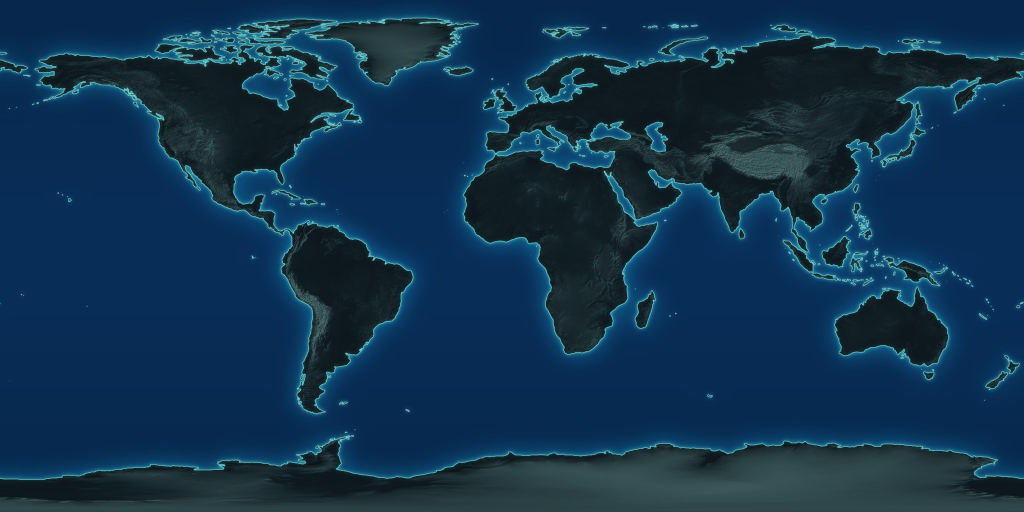
#> input picture assets/globe/earth-stratecta.jpg, 2048 x 1024 px, given in place of earth-water.png, which was not available (shown at 1/2 size)
$ python make_globe_texture.py ../assets/globe/earth-stratecta.jpg ../assets/globe/earth-topology.png
#> lines starting #> are read from the running program, lines starting #| are printed output that depends on the picture; after the words box and inside, x2 and y2 are one past the last pixel; in counts of white or black regions, pixels touching at a corner belong together
# -*- coding: utf-8 -*-
# 地球儀用の地表画像を生成する（現行ヒーロー写真の「暗い面に青緑の輪郭線」を踏襲）
# 入力：three-globe 2.32.1 の earth-water.png（海陸の区分）と earth-topology.png（標高）
import sys
import numpy as np
from PIL import Image, ImageFilter

src, out = sys.argv[1], sys.argv[2]
W, H = 2048, 1024

water = Image.open(src + "/earth-water.png").convert("L").resize((W, H), Image.LANCZOS)
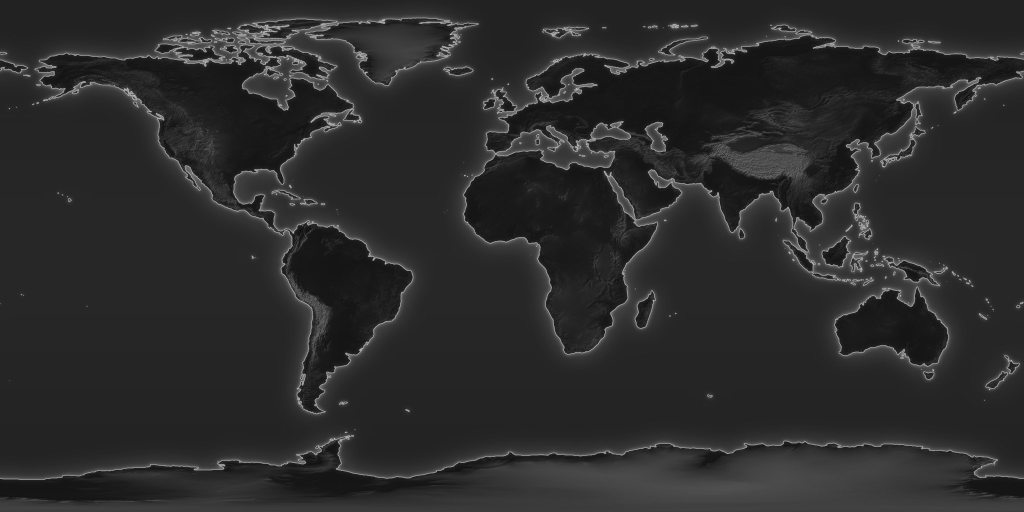
#> water: PIL image 2048x1024 L (shown at 1/2 size); min 10, max 200, mean 43.6
topo = Image.open(src + "/earth-topology.png").convert("L").resize((W, H), Image.LANCZOS)
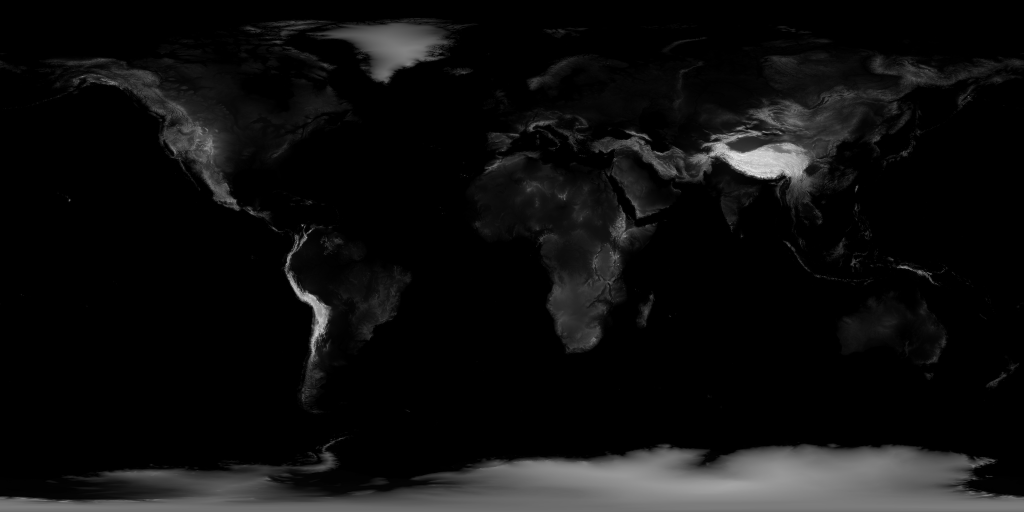
#> input picture assets/globe/earth-topology.png, 2048 x 1024 px, found by its file name (shown at 1/2 size)
#> topo is the input picture: PIL image 2048x1024 L; min 0, max 248, mean 15

w = np.asarray(water, dtype=np.float32) / 255.0
# 海が白か黒かを画素の多数決で判定（海は地表の約7割）
land = (w < 0.5) if (w > 0.5).mean() > 0.5 else (w > 0.5)
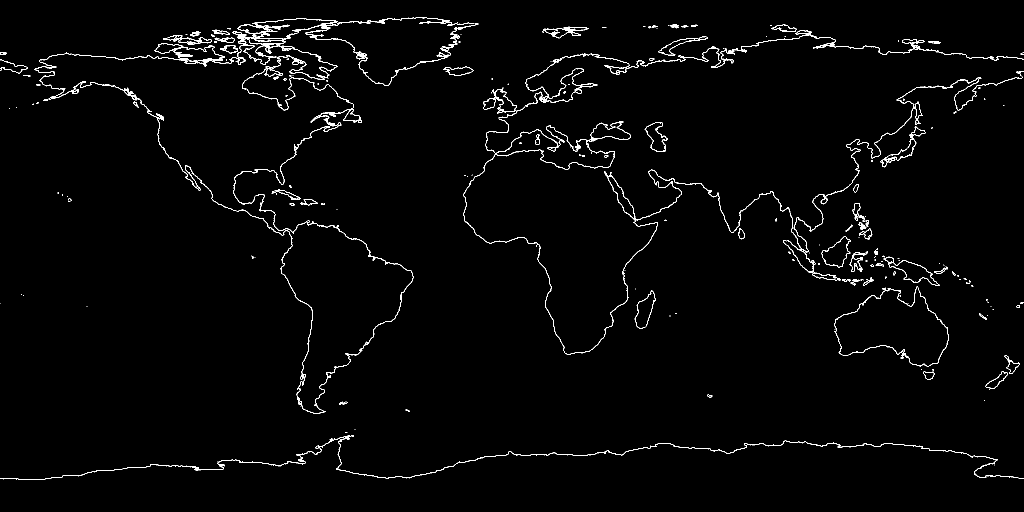
#> land: shape (1024, 2048) bool (shown at 1/2 size); 1.7% white in thin lines or dots
# 内陸の湖は陸として扱う（外洋と主な内海から塗り広げ、届かない水域を陸に戻す）
from PIL import ImageDraw
wm = Image.fromarray(np.where(land, 0, 255).astype(np.uint8), "L").copy()
#> wm: PIL image 2048x1024 L; 98.3% white; black in thin lines or dots
seeds = [(-179, 0), (-30, 0), (80, -20), (51, 42), (34, 43), (19, 57), (38, 20), (51, 27), (18, 35), (-85, 60), (135, 40), (120, 38), (-90, 25)]
for lng, lat in seeds:
    x = int((lng + 180) / 360 * W) % W
    y = min(H - 1, max(0, int((90 - lat) / 180 * H)))
    if wm.getpixel((x, y)) == 255:
        ImageDraw.floodfill(wm, (x, y), 128)
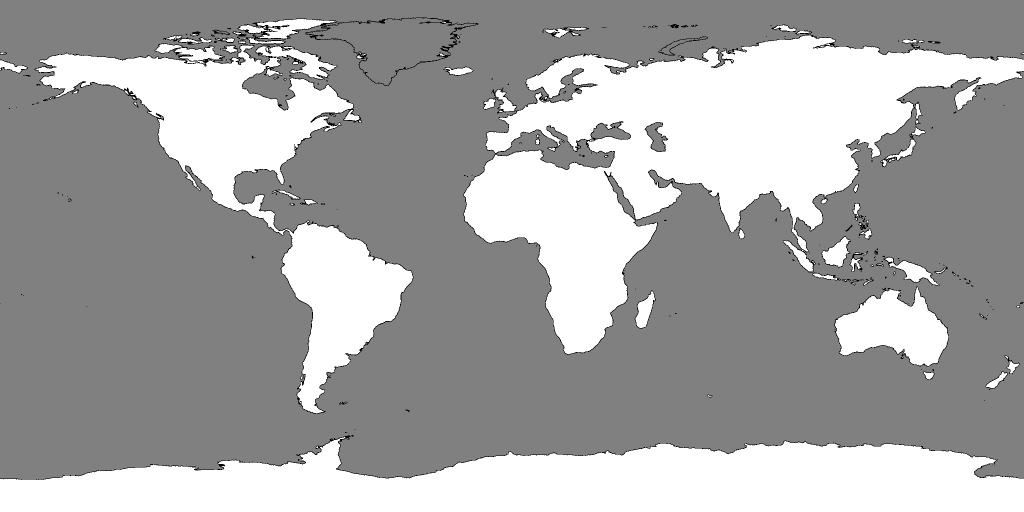
#> wm: PIL image 2048x1024 L (shown at 1/2 size); min 0, max 255, mean 166.6
sea = np.asarray(wm) == 128
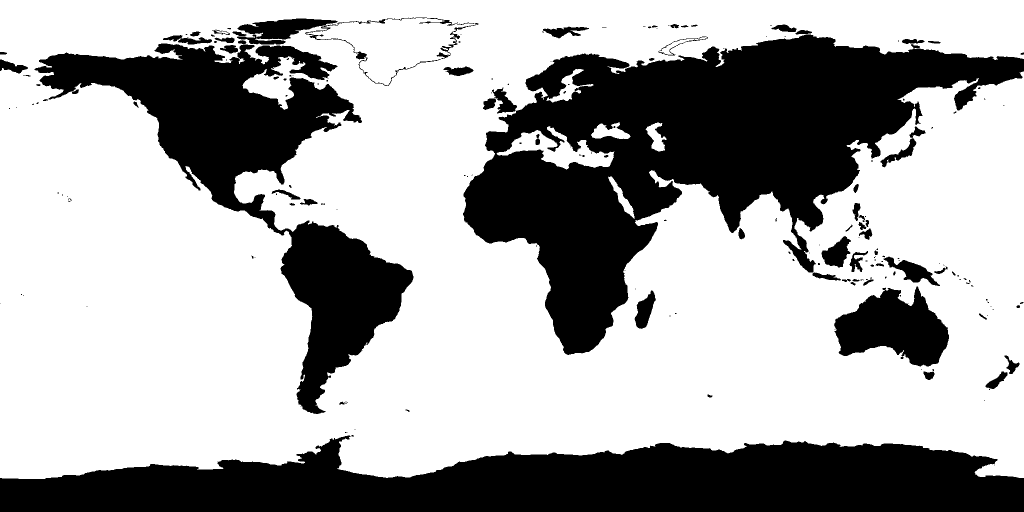
#> sea: shape (1024, 2048) bool (shown at 1/2 size); 66.1% white; 195 black regions (118 under 20 px), largest, box (x1, y1, x2, y2) and area: (926, 69, 2048, 710) 294164, (0, 871, 2048, 1024) 217525, (69, 87, 827, 828) 146701
land = (~sea).astype(np.float32)
land_s = np.asarray(Image.fromarray((land * 255).astype(np.uint8)).filter(ImageFilter.GaussianBlur(0.8)), dtype=np.float32) / 255.0

elev = np.asarray(topo, dtype=np.float32) / 255.0

# 陰影起伏（北西からの光）
gy, gx = np.gradient(elev)
shade = np.clip(0.5 + (-gx - gy) * 9.0, 0.0, 1.0)

# 海岸線：海陸区分の境界を細線と淡い光彩に分ける
def blur(a, r):
#> called with r = 0.9
    return np.asarray(Image.fromarray((np.clip(a, 0, 1) * 255).astype(np.uint8)).filter(ImageFilter.GaussianBlur(r)), dtype=np.float32) / 255.0

b = blur(land, 0.9)
edge = np.clip(4.0 * b * (1.0 - b), 0.0, 1.0) ** 2.2
glow = np.clip(blur(edge, 4.0) * 2.0, 0.0, 1.0)

# 海：沖は深い紺、岸に近いほど明るい青緑（浅瀬）にする
ocean_deep = np.array([8, 44, 84], dtype=np.float32)
ocean_mid = np.array([12, 74, 118], dtype=np.float32)
ocean_shallow = np.array([30, 136, 160], dtype=np.float32)
near = np.clip(blur(land, 22.0) * 2.4, 0.0, 1.0)[..., None]
coast = np.clip(blur(land, 5.0) * 2.0, 0.0, 1.0)[..., None]
ocean = ocean_deep + (ocean_mid - ocean_deep) * near
ocean = ocean + (ocean_shallow - ocean) * (coast ** 1.6) * 0.75
# 緯度方向にごく弱い明暗をつけて、面が平板にならないようにする
lat = np.linspace(-1.0, 1.0, H, dtype=np.float32)[:, None, None]
ocean = ocean * (1.06 - 0.16 * np.abs(lat))
land_lo = np.array([12, 24, 30], dtype=np.float32)
land_hi = np.array([58, 86, 88], dtype=np.float32)
line = np.array([127, 231, 224], dtype=np.float32)

e = np.clip(elev * 1.6, 0, 1)[..., None]
land_rgb = land_lo + (land_hi - land_lo) * e
land_rgb = land_rgb * (0.72 + 0.56 * shade[..., None])
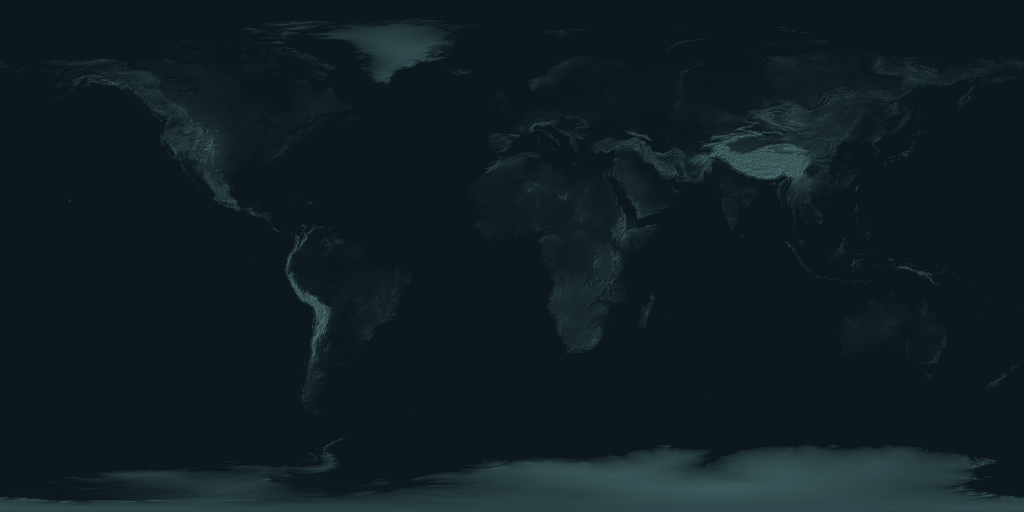
#> land_rgb: shape (1024, 2048, 3) float32 (shown at 1/2 size); mean of channels 0, 1, 2 16.2, 29.7, 36.1; drawn as R, G, B

rgb = ocean + (land_rgb - ocean) * land_s[..., None]
rgb = rgb + line * (glow[..., None] * 0.20)
rgb = rgb + (line - rgb) * (edge[..., None] * 0.9)
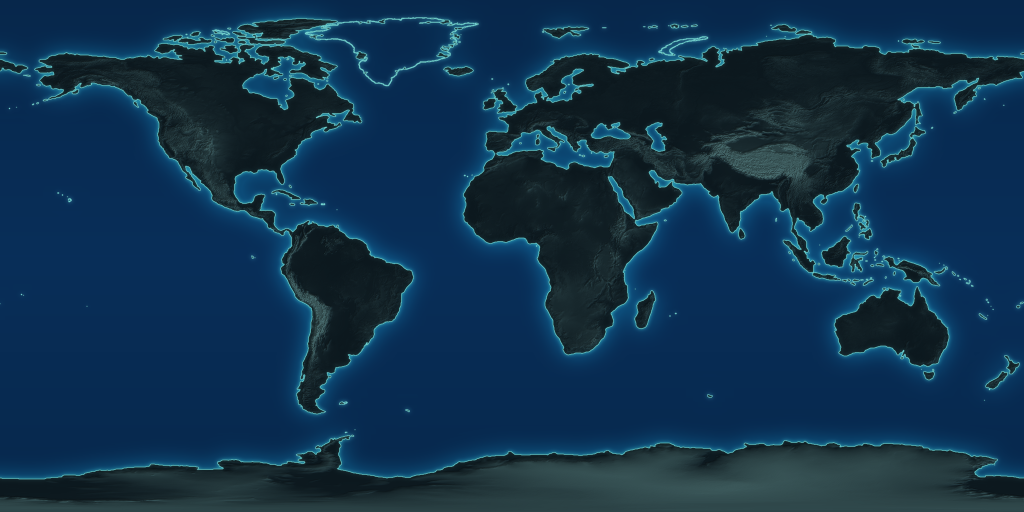
#> rgb: shape (1024, 2048, 3) float32 (shown at 1/2 size); mean of channels 0, 1, 2 16.3, 50.3, 77.9; drawn as R, G, B
rgb = np.clip(rgb, 0, 255).astype(np.uint8)

Image.fromarray(rgb, "RGB").save(out, quality=88, optimize=True, progressive=True)
print("land ratio", round(float(land.mean()), 3), "saved", out)
#| land ratio 0.339 saved ../assets/globe/earth-topology.png
